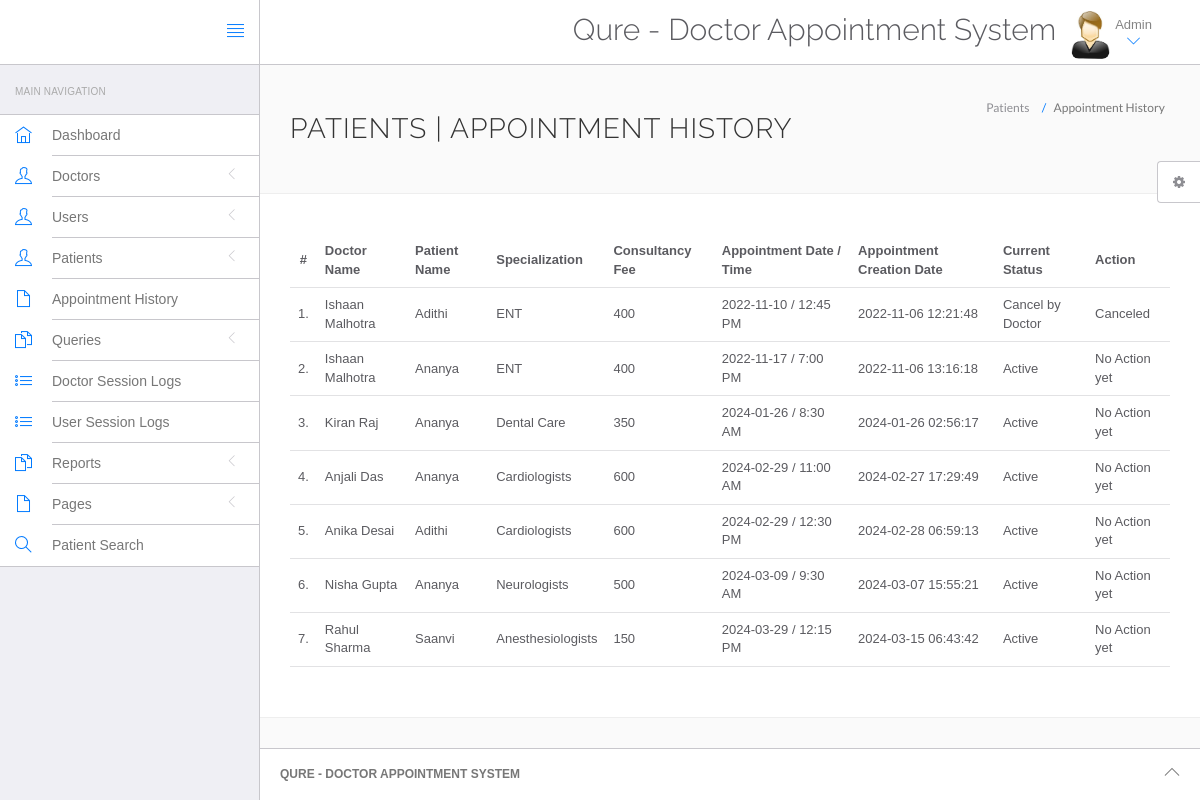
The page /hospital/hms/admin/appointment-history.php (signed in) on the database its author committed.
### tables this page shows
CREATE TABLE `appointment` (
  `id` int(11) NOT NULL,
  `doctorSpecialization` varchar(255) DEFAULT NULL,
  `doctorId` int(11) DEFAULT NULL,
  `userId` int(11) DEFAULT NULL,
  `consultancyFees` int(11) DEFAULT NULL,
  `appointmentDate` varchar(255) DEFAULT NULL,
  `appointmentTime` varchar(255) DEFAULT NULL,
  `postingDate` timestamp NULL DEFAULT current_timestamp(),
  `userStatus` int(11) DEFAULT NULL,
  `doctorStatus` int(11) DEFAULT NULL,
  `updationDate` timestamp NULL DEFAULT NULL ON UPDATE current_timestamp()
);

CREATE TABLE `doctors` (
  `id` int(11) NOT NULL,
  `specilization` varchar(255) NOT NULL,
  `doctorName` varchar(255) DEFAULT NULL,
  `address` longtext DEFAULT NULL,
  `docFees` varchar(255) DEFAULT NULL,
  `contactno` bigint(11) DEFAULT NULL,
  `docEmail` varchar(255) DEFAULT NULL,
  `password` varchar(255) DEFAULT NULL,
  `creationDate` timestamp NULL DEFAULT current_timestamp(),
  `updationDate` timestamp NULL DEFAULT NULL ON UPDATE current_timestamp(),
  `spno` int(11) DEFAULT NULL
);

CREATE TABLE `users` (
  `id` int(11) NOT NULL,
  `fullName` varchar(255) DEFAULT NULL,
  `address` longtext DEFAULT NULL,
  `city` varchar(255) DEFAULT NULL,
  `gender` varchar(255) DEFAULT NULL,
  `email` varchar(255) DEFAULT NULL,
  `password` varchar(255) DEFAULT NULL,
  `regDate` timestamp NULL DEFAULT current_timestamp(),
  `updationDate` timestamp NULL DEFAULT NULL ON UPDATE current_timestamp()
);

### hospital/hms/admin/appointment-history.php (the view, shortened to what this page needs)
<?php
include('include/config.php');
if(strlen($_SESSION['id']==0)) {
 header('location:logout.php');
  } else{
?>
<!DOCTYPE html>
<html lang="en">
	<head>
		<link rel="stylesheet" href="vendor/bootstrap/css/bootstrap.min.css">
		<link rel="stylesheet" href="vendor/fontawesome/css/font-awesome.min.css">
		<link rel="stylesheet" href="vendor/themify-icons/themify-icons.min.css">
		<link href="vendor/animate.css/animate.min.css" rel="stylesheet" media="screen">
		<link href="vendor/perfect-scrollbar/perfect-scrollbar.min.css" rel="stylesheet" media="screen">
		<link href="vendor/switchery/switchery.min.css" rel="stylesheet" media="screen">
		<link href="vendor/bootstrap-touchspin/jquery.bootstrap-touchspin.min.css" rel="stylesheet" media="screen">
		<link href="vendor/select2/select2.min.css" rel="stylesheet" media="screen">
		<link href="vendor/bootstrap-datepicker/bootstrap-datepicker3.standalone.min.css" rel="stylesheet" media="screen">
		<link href="vendor/bootstrap-timepicker/bootstrap-timepicker.min.css" rel="stylesheet" media="screen">
		<link rel="stylesheet" href="assets/css/styles.css">
		<link rel="stylesheet" href="assets/css/plugins.css">
		<link rel="stylesheet" href="assets/css/themes/theme-1.css" id="skin_color" />
	</head>
	<body>
		<div id="app">
<?php include('include/sidebar.php');?>
			<div class="app-content">
					<?php include('include/header.php');?>
				<div class="main-content" >
					<div class="wrap-content container" id="container">
						<section id="page-title">
							<div class="row">
								<div class="col-sm-8">
									<h1 class="mainTitle">Patients  | Appointment History</h1>
																	</div>
								<ol class="breadcrumb">
									<li>
										<span>Patients </span>
									</li>
									<li class="active">
										<span>Appointment History</span>
									</li>
								</ol>
							</div>
						</section>
						<div class="container-fluid container-fullw bg-white">
									<div class="row">
								<div class="col-md-12">
									<table class="table table-hover" id="sample-table-1">
										<thead>
											<tr>
												<th class="center">#</th>
												<th class="hidden-xs">Doctor Name</th>
												<th>Patient Name</th>
												<th>Specialization</th>
												<th>Consultancy Fee</th>
												<th>Appointment Date / Time </th>
												<th>Appointment Creation Date  </th>
												<th>Current Status</th>
												<th>Action</th>
											</tr>
										</thead>
										<tbody>
<?php
$sql=mysqli_query($con,"select doctors.doctorName as docname,users.fullName as pname,appointment.*  from appointment join doctors on doctors.id=appointment.doctorId join users on users.id=appointment.userId ");
$cnt=1;
while($row=mysqli_fetch_array($sql))
{
?>
											<tr>
												<td class="center"><?php echo $cnt;?>.</td>
												<td class="hidden-xs"><?php echo $row['docname'];?></td>
												<td class="hidden-xs"><?php echo $row['pname'];?></td>
												<td><?php echo $row['doctorSpecialization'];?></td>
												<td><?php echo $row['consultancyFees'];?></td>
												<td><?php echo $row['appointmentDate'];?> / <?php echo
												 $row['appointmentTime'];?>
												</td>
												<td><?php echo $row['postingDate'];?></td>
												<td>
<?php if(($row['userStatus']==1) && ($row['doctorStatus']==1))
{
	echo "Active";
}
if(($row['userStatus']==1) && ($row['doctorStatus']==0))
{
	echo "Cancel by Doctor";
}
												?></td>
												<td >
												<div class="visible-md visible-lg hidden-sm hidden-xs">
							<?php if(($row['userStatus']==1) && ($row['doctorStatus']==1))
{
echo "No Action yet";
	 } else {
		echo "Canceled";
		} ?>
												</div>
												</td>
											</tr>
											<?php
$cnt=$cnt+1;
											 }?>
										</tbody>
									</table>
								</div>
							</div>
								</div>
					</div>
				</div>
			</div>
	<?php include('include/footer.php');?>
	<?php include('include/setting.php');?>
		</div>
	</body>
</html>
<?php } ?>

### hospital/hms/admin/assets/css/themes/theme-1.css (style rules this page uses)
body { background: #FAFAFA; }

### rows shown on the page
appointment: doctorId.doctorName "Ishaan Malhotra", userId.fullName "Adithi", doctorSpecialization "ENT", consultancyFees "400", appointmentDate "2022-11-10", appointmentTime "12:45 PM", postingDate "2022-11-06 12:21:48", userStatus "Cancel by Doctor"
appointment: doctorId.doctorName "Ishaan Malhotra", userId.fullName "Ananya", doctorSpecialization "ENT", consultancyFees "400", appointmentDate "2022-11-17", appointmentTime "7:00 PM", postingDate "2022-11-06 13:16:18", userStatus "Active"
appointment: doctorId.doctorName "Kiran Raj", userId.fullName "Ananya", doctorSpecialization "Dental Care", consultancyFees "350", appointmentDate "2024-01-26", appointmentTime "8:30 AM", postingDate "2024-01-26 02:56:17", userStatus "Active"
appointment: doctorId.doctorName "Anjali Das", userId.fullName "Ananya", doctorSpecialization "Cardiologists", consultancyFees "600", appointmentDate "2024-02-29", appointmentTime "11:00 AM", postingDate "2024-02-27 17:29:49", userStatus "Active"
appointment: doctorId.doctorName "Anika Desai", userId.fullName "Adithi", doctorSpecialization "Cardiologists", consultancyFees "600", appointmentDate "2024-02-29", appointmentTime "12:30 PM", postingDate "2024-02-28 06:59:13", userStatus "Active"
appointment: doctorId.doctorName "Nisha Gupta", userId.fullName "Ananya", doctorSpecialization "Neurologists", consultancyFees "500", appointmentDate "2024-03-09", appointmentTime "9:30 AM", postingDate "2024-03-07 15:55:21", userStatus "Active"
appointment: doctorId.doctorName "Rahul Sharma", userId.fullName "Saanvi", doctorSpecialization "Anesthesiologists", consultancyFees "150", appointmentDate "2024-03-29", appointmentTime "12:15 PM", postingDate "2024-03-15 06:43:42", userStatus "Active"
